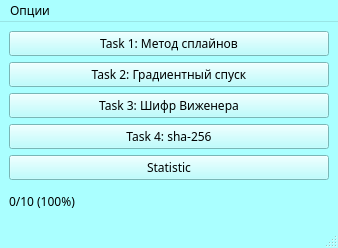
<?xml version="1.0" encoding="UTF-8"?>
<ui version="4.0">
 <class>MainWindow</class>
 <widget class="QMainWindow" name="MainWindow">
  <property name="geometry">
   <rect>
    <x>0</x>
    <y>0</y>
    <width>338</width>
    <height>248</height>
   </rect>
  </property>
  <property name="palette">
   <palette>
    <active>
     <colorrole role="WindowText">
      <brush brushstyle="SolidPattern">
       <color alpha="255">
        <red>0</red>
        <green>0</green>
        <blue>0</blue>
       </color>
      </brush>
     </colorrole>
     <colorrole role="Button">
      <brush brushstyle="SolidPattern">
       <color alpha="255">
        <red>170</red>
        <green>255</green>
        <blue>255</blue>
       </color>
      </brush>
     </colorrole>
     <colorrole role="Light">
      <brush brushstyle="SolidPattern">
       <color alpha="255">
        <red>255</red>
        <green>255</green>
        <blue>255</blue>
       </color>
      </brush>
     </colorrole>
     <colorrole role="Midlight">
      <brush brushstyle="SolidPattern">
       <color alpha="255">
        <red>212</red>
        <green>255</green>
        <blue>255</blue>
       </color>
      </brush>
     </colorrole>
     <colorrole role="Dark">
      <brush brushstyle="SolidPattern">
       <color alpha="255">
        <red>85</red>
        <green>127</green>
        <blue>127</blue>
       </color>
      </brush>
     </colorrole>
     <colorrole role="Mid">
      <brush brushstyle="SolidPattern">
       <color alpha="255">
        <red>113</red>
        <green>170</green>
        <blue>170</blue>
       </color>
      </brush>
     </colorrole>
     <colorrole role="Text">
      <brush brushstyle="SolidPattern">
       <color alpha="255">
        <red>0</red>
        <green>0</green>
        <blue>0</blue>
       </color>
      </brush>
     </colorrole>
     <colorrole role="BrightText">
      <brush brushstyle="SolidPattern">
       <color alpha="255">
        <red>255</red>
        <green>255</green>
        <blue>255</blue>
       </color>
      </brush>
     </colorrole>
     <colorrole role="ButtonText">
      <brush brushstyle="SolidPattern">
       <color alpha="255">
        <red>0</red>
        <green>0</green>
        <blue>0</blue>
       </color>
      </brush>
     </colorrole>
     <colorrole role="Base">
      <brush brushstyle="SolidPattern">
       <color alpha="255">
        <red>255</red>
        <green>255</green>
        <blue>255</blue>
       </color>
      </brush>
     </colorrole>
     <colorrole role="Window">
      <brush brushstyle="SolidPattern">
       <color alpha="255">
        <red>170</red>
        <green>255</green>
        <blue>255</blue>
       </color>
      </brush>
     </colorrole>
     <colorrole role="Shadow">
      <brush brushstyle="SolidPattern">
       <color alpha="255">
        <red>0</red>
        <green>0</green>
        <blue>0</blue>
       </color>
      </brush>
     </colorrole>
     <colorrole role="AlternateBase">
      <brush brushstyle="SolidPattern">
       <color alpha="255">
        <red>212</red>
        <green>255</green>
        <blue>255</blue>
       </color>
      </brush>
     </colorrole>
     <colorrole role="ToolTipBase">
      <brush brushstyle="SolidPattern">
       <color alpha="255">
        <red>255</red>
        <green>255</green>
        <blue>220</blue>
       </color>
      </brush>
     </colorrole>
     <colorrole role="ToolTipText">
      <brush brushstyle="SolidPattern">
       <color alpha="255">
        <red>0</red>
        <green>0</green>
        <blue>0</blue>
       </color>
      </brush>
     </colorrole>
     <colorrole role="PlaceholderText">
      <brush brushstyle="SolidPattern">
       <color alpha="127">
        <red>0</red>
        <green>0</green>
        <blue>0</blue>
       </color>
      </brush>
     </colorrole>
     <colorrole role="Accent">
      <brush brushstyle="SolidPattern">
       <color alpha="255">
        <red>255</red>
        <green>255</green>
        <blue>255</blue>
       </color>
      </brush>
     </colorrole>
    </active>
    <inactive>
     <colorrole role="WindowText">
      <brush brushstyle="SolidPattern">
       <color alpha="255">
        <red>0</red>
        <green>0</green>
        <blue>0</blue>
       </color>
      </brush>
     </colorrole>
     <colorrole role="Button">
      <brush brushstyle="SolidPattern">
       <color alpha="255">
        <red>170</red>
        <green>255</green>
        <blue>255</blue>
       </color>
      </brush>
     </colorrole>
     <colorrole role="Light">
      <brush brushstyle="SolidPattern">
       <color alpha="255">
        <red>255</red>
        <green>255</green>
        <blue>255</blue>
       </color>
      </brush>
     </colorrole>
     <colorrole role="Midlight">
      <brush brushstyle="SolidPattern">
       <color alpha="255">
        <red>212</red>
        <green>255</green>
        <blue>255</blue>
       </color>
      </brush>
     </colorrole>
     <colorrole role="Dark">
      <brush brushstyle="SolidPattern">
       <color alpha="255">
        <red>85</red>
        <green>127</green>
        <blue>127</blue>
       </color>
      </brush>
     </colorrole>
     <colorrole role="Mid">
      <brush brushstyle="SolidPattern">
       <color alpha="255">
        <red>113</red>
        <green>170</green>
        <blue>170</blue>
       </color>
      </brush>
     </colorrole>
     <colorrole role="Text">
      <brush brushstyle="SolidPattern">
       <color alpha="255">
        <red>0</red>
        <green>0</green>
        <blue>0</blue>
       </color>
      </brush>
     </colorrole>
     <colorrole role="BrightText">
      <brush brushstyle="SolidPattern">
       <color alpha="255">
        <red>255</red>
        <green>255</green>
        <blue>255</blue>
       </color>
      </brush>
     </colorrole>
     <colorrole role="ButtonText">
      <brush brushstyle="SolidPattern">
       <color alpha="255">
        <red>0</red>
        <green>0</green>
        <blue>0</blue>
       </color>
      </brush>
     </colorrole>
     <colorrole role="Base">
      <brush brushstyle="SolidPattern">
       <color alpha="255">
        <red>255</red>
        <green>255</green>
        <blue>255</blue>
       </color>
      </brush>
     </colorrole>
     <colorrole role="Window">
      <brush brushstyle="SolidPattern">
       <color alpha="255">
        <red>170</red>
        <green>255</green>
        <blue>255</blue>
       </color>
      </brush>
     </colorrole>
     <colorrole role="Shadow">
      <brush brushstyle="SolidPattern">
       <color alpha="255">
        <red>0</red>
        <green>0</green>
        <blue>0</blue>
       </color>
      </brush>
     </colorrole>
     <colorrole role="AlternateBase">
      <brush brushstyle="SolidPattern">
       <color alpha="255">
        <red>212</red>
        <green>255</green>
        <blue>255</blue>
       </color>
      </brush>
     </colorrole>
     <colorrole role="ToolTipBase">
      <brush brushstyle="SolidPattern">
       <color alpha="255">
        <red>255</red>
        <green>255</green>
        <blue>220</blue>
       </color>
      </brush>
     </colorrole>
     <colorrole role="ToolTipText">
      <brush brushstyle="SolidPattern">
       <color alpha="255">
        <red>0</red>
        <green>0</green>
        <blue>0</blue>
       </color>
      </brush>
     </colorrole>
     <colorrole role="PlaceholderText">
      <brush brushstyle="SolidPattern">
       <color alpha="127">
        <red>0</red>
        <green>0</green>
        <blue>0</blue>
       </color>
      </brush>
     </colorrole>
     <colorrole role="Accent">
      <brush brushstyle="SolidPattern">
       <color alpha="255">
        <red>255</red>
        <green>255</green>
        <blue>255</blue>
       </color>
      </brush>
     </colorrole>
    </inactive>
    <disabled>
     <colorrole role="WindowText">
      <brush brushstyle="SolidPattern">
       <color alpha="255">
        <red>85</red>
        <green>127</green>
        <blue>127</blue>
       </color>
      </brush>
     </colorrole>
     <colorrole role="Button">
      <brush brushstyle="SolidPattern">
       <color alpha="255">
        <red>170</red>
        <green>255</green>
        <blue>255</blue>
       </color>
      </brush>
     </colorrole>
     <colorrole role="Light">
      <brush brushstyle="SolidPattern">
       <color alpha="255">
        <red>255</red>
        <green>255</green>
        <blue>255</blue>
       </color>
      </brush>
     </colorrole>
     <colorrole role="Midlight">
      <brush brushstyle="SolidPattern">
       <color alpha="255">
        <red>212</red>
        <green>255</green>
        <blue>255</blue>
       </color>
      </brush>
     </colorrole>
     <colorrole role="Dark">
      <brush brushstyle="SolidPattern">
       <color alpha="255">
        <red>85</red>
        <green>127</green>
        <blue>127</blue>
       </color>
      </brush>
     </colorrole>
     <colorrole role="Mid">
      <brush brushstyle="SolidPattern">
       <color alpha="255">
        <red>113</red>
        <green>170</green>
        <blue>170</blue>
       </color>
      </brush>
     </colorrole>
     <colorrole role="Text">
      <brush brushstyle="SolidPattern">
       <color alpha="255">
        <red>85</red>
        <green>127</green>
        <blue>127</blue>
       </color>
      </brush>
     </colorrole>
     <colorrole role="BrightText">
      <brush brushstyle="SolidPattern">
       <color alpha="255">
        <red>255</red>
        <green>255</green>
        <blue>255</blue>
       </color>
      </brush>
     </colorrole>
     <colorrole role="ButtonText">
      <brush brushstyle="SolidPattern">
       <color alpha="255">
        <red>85</red>
        <green>127</green>
        <blue>127</blue>
       </color>
      </brush>
     </colorrole>
     <colorrole role="Base">
      <brush brushstyle="SolidPattern">
       <color alpha="255">
        <red>170</red>
        <green>255</green>
        <blue>255</blue>
       </color>
      </brush>
     </colorrole>
     <colorrole role="Window">
      <brush brushstyle="SolidPattern">
       <color alpha="255">
        <red>170</red>
        <green>255</green>
        <blue>255</blue>
       </color>
      </brush>
     </colorrole>
     <colorrole role="Shadow">
      <brush brushstyle="SolidPattern">
       <color alpha="255">
        <red>0</red>
        <green>0</green>
        <blue>0</blue>
       </color>
      </brush>
     </colorrole>
     <colorrole role="AlternateBase">
      <brush brushstyle="SolidPattern">
       <color alpha="255">
        <red>170</red>
        <green>255</green>
        <blue>255</blue>
       </color>
      </brush>
     </colorrole>
     <colorrole role="ToolTipBase">
      <brush brushstyle="SolidPattern">
       <color alpha="255">
        <red>255</red>
        <green>255</green>
        <blue>220</blue>
       </color>
      </brush>
     </colorrole>
     <colorrole role="ToolTipText">
      <brush brushstyle="SolidPattern">
       <color alpha="255">
        <red>0</red>
        <green>0</green>
        <blue>0</blue>
       </color>
      </brush>
     </colorrole>
     <colorrole role="PlaceholderText">
      <brush brushstyle="SolidPattern">
       <color alpha="127">
        <red>85</red>
        <green>127</green>
        <blue>127</blue>
       </color>
      </brush>
     </colorrole>
     <colorrole role="Accent">
      <brush brushstyle="SolidPattern">
       <color alpha="255">
        <red>246</red>
        <green>255</green>
        <blue>255</blue>
       </color>
      </brush>
     </colorrole>
    </disabled>
   </palette>
  </property>
  <property name="font">
   <font>
    <family>Agency FB</family>
   </font>
  </property>
  <property name="windowTitle">
   <string>Главное окно</string>
  </property>
  <widget class="QWidget" name="centralwidget">
   <layout class="QVBoxLayout" name="verticalLayout_2">
    <item>
     <layout class="QVBoxLayout" name="verticalLayout">
      <item>
       <widget class="QPushButton" name="task1">
        <property name="text">
         <string>Task 1: Метод сплайнов</string>
        </property>
       </widget>
      </item>
      <item>
       <widget class="QPushButton" name="task2">
        <property name="text">
         <string>Task 2: Градиентный спуск</string>
        </property>
       </widget>
      </item>
      <item>
       <widget class="QPushButton" name="task3">
        <property name="text">
         <string>Task 3: Шифр Виженера</string>
        </property>
       </widget>
      </item>
      <item>
       <widget class="QPushButton" name="task4">
        <property name="text">
         <string>Task 4: sha-256</string>
        </property>
       </widget>
      </item>
      <item>
       <widget class="QPushButton" name="stat">
        <property name="text">
         <string>Statistic</string>
        </property>
       </widget>
      </item>
      <item>
       <widget class="QLabel" name="StatLabel">
        <property name="text">
         <string>0/10 (100%)</string>
        </property>
       </widget>
      </item>
     </layout>
    </item>
   </layout>
  </widget>
  <widget class="QMenuBar" name="menubar">
   <property name="geometry">
    <rect>
     <x>0</x>
     <y>0</y>
     <width>338</width>
     <height>33</height>
    </rect>
   </property>
   <widget class="QMenu" name="menu">
    <property name="title">
     <string>Опции</string>
    </property>
    <addaction name="account_exit"/>
   </widget>
   <addaction name="menu"/>
  </widget>
  <widget class="QStatusBar" name="statusbar"/>
  <action name="account_exit">
   <property name="text">
    <string>Выйти из аккаунта</string>
   </property>
  </action>
 </widget>
 <resources/>
 <connections/>
</ui>
